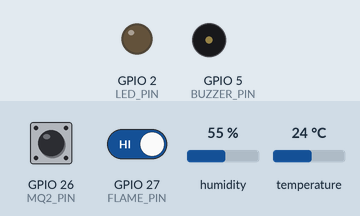
Simulated run of this sketch. Board: ESP32. Parts: output pins drawn as LEDs (lit = HIGH), buzzer (waves = sounding). The inputs (shaded band) are chosen by the test bench; at power-on: GPIO 27 (FLAME_PIN) HIGH, GPIO 26 (MQ2_PIN) HIGH, humidity 55 %, temperature 24 °C. What the sketch prints to the serial monitor is not drawn.

Above: at 3.2 s.
3.3 s: GPIO 27 (FLAME_PIN) driven LOW
At 4.1 s:
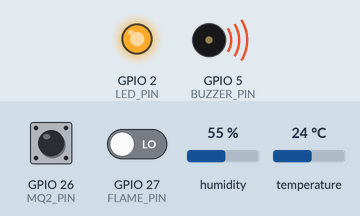
5.0 s: GPIO 27 (FLAME_PIN) driven HIGH
At 5.7 s:
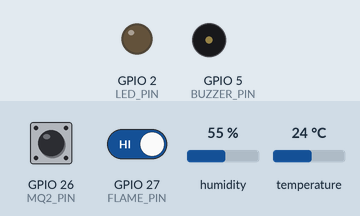
Timing chart, 0 to 8.0 s (numbered marks = the images above; inputs shaded):
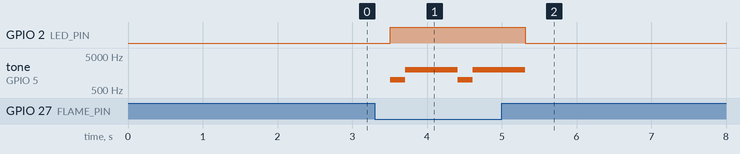

Measured:
- after the input at 3.3 s, GPIO 2 (LED_PIN): LOW → HIGH after 0.21 s; tone on GPIO 5 (BUZZER_PIN): alternates 2000 Hz for 0.71 s and 1000 Hz for 0.20 s, starting after 0.21 s
- after the input at 5.0 s, GPIO 2 (LED_PIN): HIGH → LOW after 0.31 s

The sketch:

main.ino
```cpp
#include "DHT.h"

// ===== Pins =====
#define FLAME_PIN 27
#define MQ2_PIN 26
#define DHT_PIN 4
#define LED_PIN 2
#define BUZZER_PIN 5

#define DHTTYPE DHT22

DHT dht(DHT_PIN, DHTTYPE);

// ===== Variables =====
float baseTemp = 0;
float prevTemp = 0;

void setup() {
  Serial.begin(115200);

  pinMode(FLAME_PIN, INPUT);
  pinMode(MQ2_PIN, INPUT);
  pinMode(LED_PIN, OUTPUT);
  pinMode(BUZZER_PIN, OUTPUT);

  digitalWrite(LED_PIN, LOW);
  digitalWrite(BUZZER_PIN, LOW); // stop random buzz

  dht.begin();

  // ESP32 v3 PWM setup
  ledcAttach(BUZZER_PIN, 2000, 8);

  delay(2000);

  baseTemp = dht.readTemperature();
  prevTemp = baseTemp;

  Serial.println("🔥 FIRE SYSTEM READY 🚨");
}

void loop() {
  int flame = digitalRead(FLAME_PIN);   // LOW = flame
  int gas = digitalRead(MQ2_PIN);       // LOW = gas
  float temp = dht.readTemperature();

  if (isnan(temp)) {
    Serial.println("DHT error!");
    delay(500);
    return;
  }

  // ===== Dynamic baseline =====
  baseTemp = 0.95 * baseTemp + 0.05 * temp;

  float tempRise = temp - baseTemp;
  float tempChange = temp - prevTemp;

  bool flameDetected = (flame == LOW);
  bool gasDetected = (gas == LOW);
  bool tempRising = (tempRise > 2.0 || tempChange > 0.5);

  // ===== Debug =====
  Serial.print("Temp: "); Serial.print(temp);
  Serial.print(" | Rise: "); Serial.print(tempRise);
  Serial.print(" | Flame: "); Serial.print(flameDetected);
  Serial.print(" | Gas: "); Serial.println(gasDetected);

  // ===== FIRE LOGIC =====
  if (flameDetected) {
    Serial.println("🔥 FIRE: Flame!");
    digitalWrite(LED_PIN, HIGH);

    // 🚨 Siren
    ledcWriteTone(BUZZER_PIN, 1000);
    delay(200);
    ledcWriteTone(BUZZER_PIN, 2000);
    delay(200);
  }
  else if (gasDetected && tempRising) {
    Serial.println("🔥 FIRE: Smoke + Heat!");
    digitalWrite(LED_PIN, HIGH);

    // 🚨 Siren
    ledcWriteTone(BUZZER_PIN, 1200);
    delay(300);
    ledcWriteTone(BUZZER_PIN, 1800);
    delay(300);
  }
  else {
    digitalWrite(LED_PIN, LOW);
    ledcWriteTone(BUZZER_PIN, 0); // stop buzzer
  }

  prevTemp = temp;

  delay(500);
}
```
